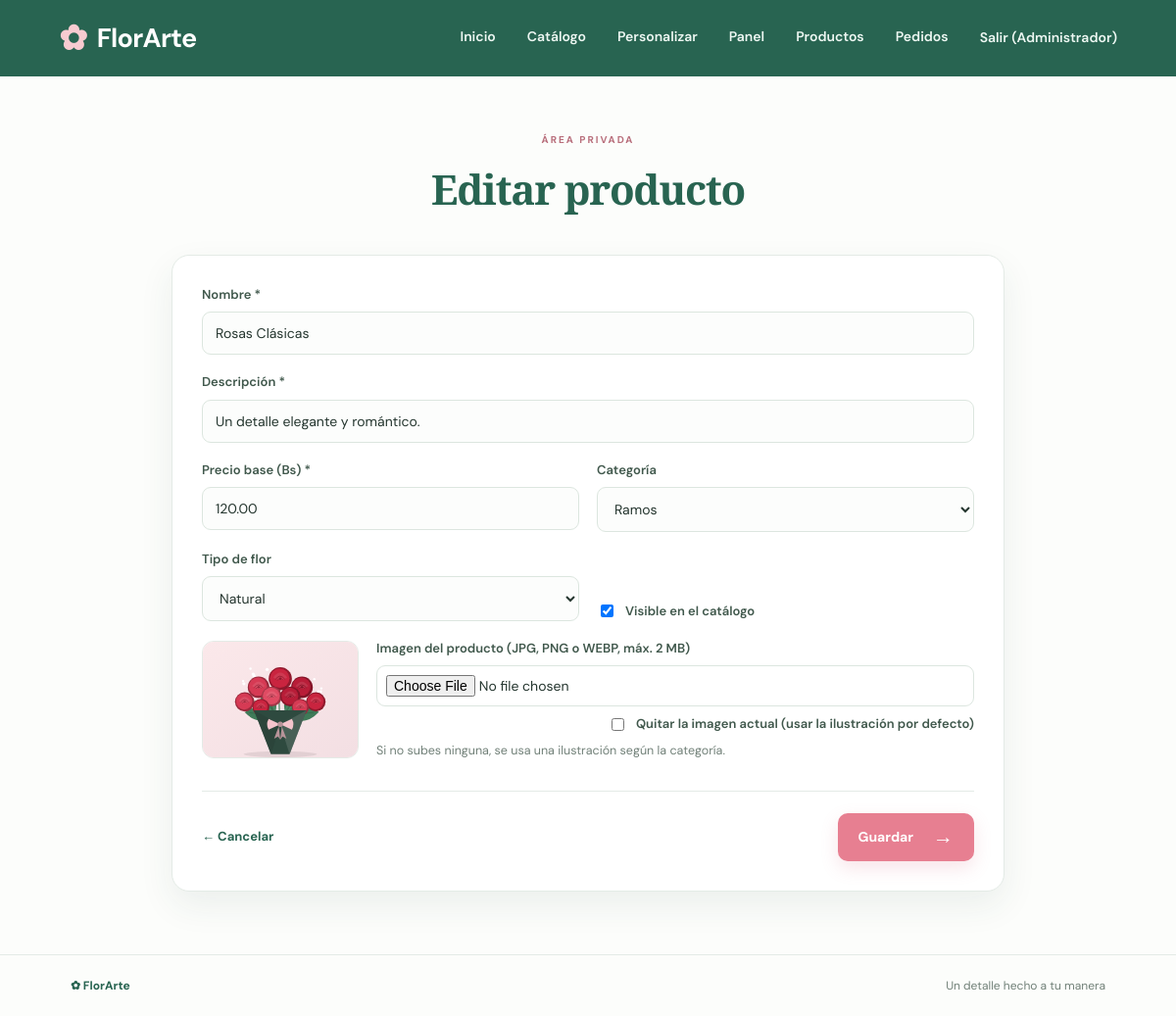
Screenshot of /index.php?page=admin-product-edit&id=2 (signed in) with the database file from the repository.
### tables this page shows
CREATE TABLE productos (
  id INT UNSIGNED NOT NULL AUTO_INCREMENT,
  nombre VARCHAR(120) NOT NULL,
  descripcion VARCHAR(255) NOT NULL,
  precio_base DECIMAL(10,2) NOT NULL DEFAULT 0,
  categoria VARCHAR(80) NOT NULL,
  tipo_flor ENUM('Natural','Sintética','Mixta') NOT NULL DEFAULT 'Natural',
  imagen VARCHAR(255) NULL,
  activo TINYINT(1) NOT NULL DEFAULT 1,
  creado_en TIMESTAMP NOT NULL DEFAULT CURRENT_TIMESTAMP,
  PRIMARY KEY (id),
  KEY idx_productos_categoria (categoria),
  KEY idx_productos_activo (activo)
);

### app/core/Controller.php (called while the page is built, shortened)
<?php
class Controller {
    protected function view(string $name, array $data = []): void {
        extract($data);
        require __DIR__ . '/../views/layout/header.php';
        require __DIR__ . '/../views/' . $name . '.php';
        require __DIR__ . '/../views/layout/footer.php';
    }
}

### app/controllers/AdminController.php (called while the page is built, shortened)
<?php
class AdminController extends Controller {
    public function productForm(): void {
        $id = (int)($_GET['id'] ?? 0);
        $product = null;
        if ($id) {
            $product = (new Product())->find($id);
        }
        $this->renderProductForm($product ?? ['id' => 0, 'nombre' => '', 'descripcion' => '', 'precio_base' => '',
            'categoria' => 'Ramos', 'tipo_flor' => 'Natural', 'imagen' => '', 'activo' => 1], []);
    }
    private function renderProductForm(array $product, array $errors): void {
        $this->view('admin/product_form', [
            'title' => $product['id'] ? 'Editar producto' : 'Nuevo producto',
            'product' => $product,
            'errors' => $errors,
        ]);
    }
}

### app/core/Router.php (called while the page is built, shortened)
<?php
class Router {
    private $routes = [
        'home'                => ['HomeController',    'index',        'public', 'GET'],
        'catalog'             => ['CatalogController', 'index',        'public', 'GET'],
        'customize'           => ['OrderController',   'create',       'public', 'GET'],
        'save-order'          => ['OrderController',   'store',        'public', 'POST'],
        'my-orders'           => ['OrderController',   'mine',         'auth',   'GET'],
        'login'               => ['AuthController',    'login',        'public', null],
        'register'            => ['AuthController',    'register',     'public', null],
        'logout'              => ['AuthController',    'logout',       'public', 'POST'],
        'admin'               => ['AdminController',   'index',        'admin',  'GET'],
        'admin-products'      => ['AdminController',   'products',     'admin',  'GET'],
        'admin-product-new'   => ['AdminController',   'productForm',  'admin',  'GET'],
        'admin-product-edit'  => ['AdminController',   'productForm',  'admin',  'GET'],
        'admin-product-save'  => ['AdminController',   'productSave',  'admin',  'POST'],
        'admin-product-toggle'=> ['AdminController',   'productToggle','admin',  'POST'],
        'admin-product-delete'=> ['AdminController',   'productDelete','admin',  'POST'],
        'admin-orders'        => ['AdminController',   'orders',       'admin',  'GET'],
        'admin-order-status'  => ['AdminController',   'orderStatus',  'admin',  'POST'],
    ];
    public function dispatch(): void {
        $page = $_GET['page'] ?? 'home';
        list($class, $method, $access, $http) = $this->routes[$page];
        try {
            $controller = new $class();
            $controller->$method();
        } catch (Throwable $e) {
            error_log('FlorArte: ' . $e->getMessage() . ' en ' . $e->getFile() . ':' . $e->getLine());
            if (APP_DEBUG) { throw $e; }
            http_response_code(500);
            (new HomeController())->serverError();
        }
    }
}

### index.php (called while the page is built, shortened)
<?php
require_once __DIR__ . '/app/core/helpers.php';
spl_autoload_register(function ($class) {
    foreach (['core', 'models', 'controllers'] as $dir) {
        $file = __DIR__ . "/app/$dir/$class.php";
        if (is_file($file)) {
            return;
        }
    }
});
(new Router())->dispatch();

### app/core/Model.php (called while the page is built, shortened)
<?php
require_once __DIR__ . '/../config/database.php';
abstract class Model {
    public function __construct() {
        $this->db = getPDO();
    }
}

### app/config/database.php (called while the page is built, shortened)
<?php
function getPDO(): PDO {
    static $pdo = null;
    if ($pdo === null) {
        $dsn = 'mysql:host=' . DB_HOST . ';dbname=' . DB_NAME . ';charset=utf8mb4';
        $pdo = new PDO($dsn, DB_USER, DB_PASS, [
            PDO::ATTR_ERRMODE => PDO::ERRMODE_EXCEPTION,
            PDO::ATTR_DEFAULT_FETCH_MODE => PDO::FETCH_ASSOC,
        ]);
    }
    return $pdo;
}

### app/models/Product.php (called while the page is built, shortened)
<?php
class Product extends Model {
    public function find(int $id): ?array {
        $stmt = $this->db->prepare("SELECT * FROM {$this->tProducts} WHERE id = :id");
        $stmt->execute(['id' => $id]);
        return $stmt->fetch() ?: null;
    }
}

### app/core/helpers.php (called while the page is built, shortened)
<?php
function e($value): string {
    return htmlspecialchars((string)($value ?? ''), ENT_QUOTES, 'UTF-8');
}
function url(string $page = 'home', array $params = []): string {
    $script = $_SERVER['SCRIPT_NAME'] ?? 'index.php';
    return $script . '?' . http_build_query(['page' => $page] + $params);
}
function product_image(array $p): string {
    $img = (string)($p['imagen'] ?? '');
    if ($img !== '' && preg_match('#^(assets/img/products|uploads)/[A-Za-z0-9._-]+$#', $img)) {
        return $img;
    }
    $byCategory = [
        'Ramos' => 'ramo-primavera',
        'Flores eternas' => 'flores-eternas',
        'Regalos' => 'caja-regalo',
    ];
    return 'assets/img/products/' . ($byCategory[$p['categoria'] ?? ''] ?? 'default') . '.svg';
}

### app/views/admin/product_form.php (the view, shortened to what this page needs)
<section class="page-intro"><span class="eyebrow">ÁREA PRIVADA</span><h1><?= $product['id'] ? 'Editar producto' : 'Nuevo producto' ?></h1></section>
<form class="form-card" method="post" action="<?= e(url('admin-product-save')) ?>" enctype="multipart/form-data">
  <div class="form-grid">
    <label class="full">Nombre *<input name="nombre" required maxlength="120" value="<?= e($product['nombre']) ?>"></label>
    <label class="full">Descripción *<input name="descripcion" required maxlength="255" value="<?= e($product['descripcion']) ?>"></label>
    <label>Precio base (Bs) *<input name="precio_base" type="number" min="0" step="0.01" required value="<?= e($product['precio_base']) ?>"></label>
    <label>Categoría<select name="categoria"><?php foreach (Product::CATEGORIES as $c): ?><option <?= $product['categoria'] === $c ? 'selected' : '' ?>><?= e($c) ?></option><?php endforeach; ?></select></label>
    <label>Tipo de flor<select name="tipo_flor"><?php foreach (Product::FLOWER_TYPES as $t): ?><option <?= $product['tipo_flor'] === $t ? 'selected' : '' ?>><?= e($t) ?></option><?php endforeach; ?></select></label>
    <label class="check"><input type="checkbox" name="activo" value="1" <?= !empty($product['activo']) ? 'checked' : '' ?>> Visible en el catálogo</label>
    <div class="full image-field">
      <img class="image-preview" src="<?= e(product_image($product)) ?>" alt="Imagen actual del producto">
      <div>
        <label>Imagen del producto (JPG, PNG o WEBP, máx. 2 MB)<input type="file" name="imagen" accept="image/jpeg,image/png,image/webp"></label>
        <?php if (!empty($product['imagen'])): ?><label class="check"><input type="checkbox" name="remove_image" value="1"> Quitar la imagen actual (usar la ilustración por defecto)</label><?php endif; ?>
        <small class="muted">Si no subes ninguna, se usa una ilustración según la categoría.</small>
      </div>
    </div>
  </div>
  <div class="form-bottom"><a class="text-link" href="<?= e(url('admin-products')) ?>">← Cancelar</a><button class="btn" type="submit">Guardar <span>→</span></button></div>
</form>

### assets/css/styles.css (style rules this page uses)
:root { --green:#286451;--green-dark:#174b3d;--sage:#eaf3ed;--sage-2:#d7e9dd;--pink:#e77f91;--pink-dark:#d9677c;--cream:#fff8f2;--ink:#25362f;--muted:#718078;--line:#e4ebe6;--white:#fff;--shadow:0 14px 35px rgba(37,73,58,.08) }
* { box-sizing:border-box }
html { scroll-behavior:smooth }
body { margin:0;background:#fcfdfb;color:var(--ink);font-family:'DM Sans',Arial,sans-serif;font-size:15px;line-height:1.55 }
.eyebrow { font-size:10px;font-weight:700;letter-spacing:2px;color:#b86e7b }
.hero h1,.page-intro h1,.success-card h1,.login-card h1 { font-family:'Playfair Display',Georgia,serif;letter-spacing:-1.3px }
.btn { display:inline-flex;align-items:center;justify-content:center;gap:20px;background:var(--pink);color:white;text-decoration:none;border:0;border-radius:10px;padding:14px 21px;font:700 14px 'DM Sans',sans-serif;cursor:pointer;box-shadow:0 7px 18px rgba(218,105,126,.18);transition:.2s }
.btn span { font-size:21px;line-height:1 }
.text-link { color:var(--green);font-weight:700;text-decoration:none;font-size:13px }
.page-intro { text-align:center;padding:18px 0 28px }
.page-intro h1 { font-size:42px;color:var(--green);margin:7px 0 }
.form-card,.table-card { max-width:850px;margin:0 auto;background:white;border:1px solid var(--line);border-radius:18px;padding:30px;box-shadow:var(--shadow) }
.form-grid { display:grid;grid-template-columns:1fr 1fr;gap:18px;margin-bottom:30px }
.form-grid label,.login-card label { display:flex;flex-direction:column;gap:7px;font-weight:600;font-size:13px;color:#40584c }
.form-grid input,.form-grid select,.form-grid textarea,.login-card input { width:100%;padding:12px 13px;border:1px solid #dce6df;border-radius:9px;background:#fcfdfc;font:400 14px 'DM Sans',sans-serif;color:var(--ink);outline-color:#9fc6ad }
.form-grid .full { grid-column:1/-1 }
.form-bottom { display:flex;align-items:center;justify-content:space-between;gap:20px;border-top:1px solid var(--line);padding-top:22px }
.muted { color:var(--muted) }
.form-grid label.check { flex-direction:row;align-items:center;gap:9px;align-self:end }
.form-grid label.check input { width:auto }
.image-field { display:flex;gap:18px;align-items:center;flex-wrap:wrap }
.image-field>div { flex:1;min-width:220px;display:flex;flex-direction:column;gap:8px }
.image-preview { width:160px;height:120px;object-fit:cover;border-radius:12px;border:1px solid var(--line) }
.form-grid input[type=file] { padding:9px;background:#fff }

### rows the page displays
productos: nombre "Rosas Clásicas", descripcion "Un detalle elegante y romántico.", precio_base "120.00", activo "☑", imagen (picture)

### other values shown
Auth::user()['nombre'] "Administrador"
form field categoria "Ramos"
form field tipo_flor "Natural"
